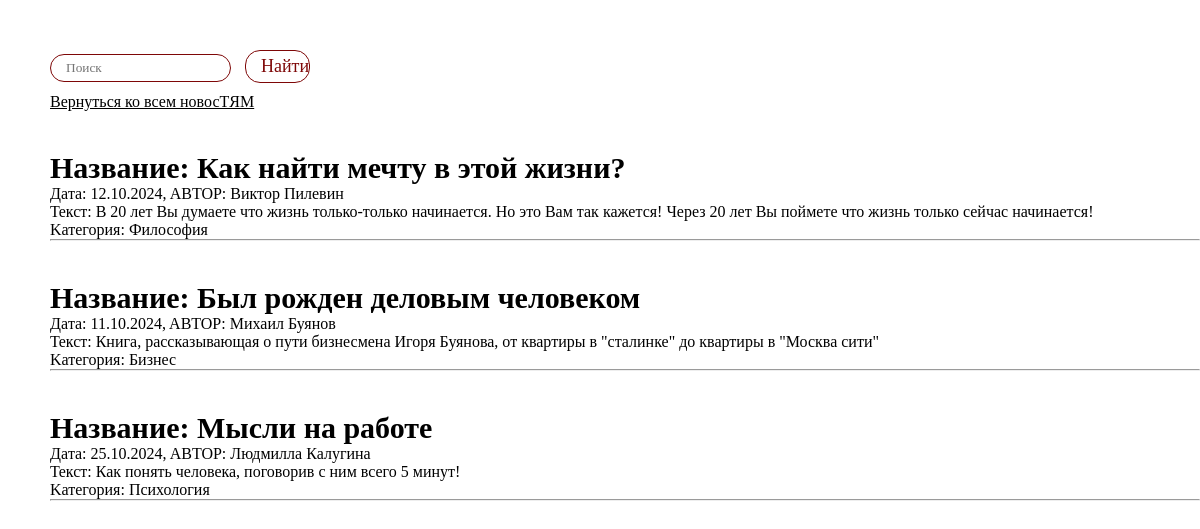
Screenshot of /search.php with the database file from the repository.
### tables this page shows
CREATE TABLE `book` (
  `id` int(10) NOT NULL,
  `name` varchar(255) NOT NULL,
  `text` varchar(255) NOT NULL,
  `date` varchar(255) NOT NULL,
  `author` varchar(255) NOT NULL,
  `id_category` int(10) NOT NULL
);

CREATE TABLE `book_id` (
  `id` int(10) NOT NULL,
  `name` varchar(255) NOT NULL
);

### search.php (the view, shortened to what this page needs)
<?
global $connect;
?>
<!DOCTYPE html>
<html lang="en">
<head>
    <link rel="stylesheet" href="sty.css">
</head>
<body>
    <div class="POISK">
    <form action="" method="POST" class="search" name="search">
    <input type="text" name="name" placeholder="Поиск">
    <input class="filter" type="submit" name="search" value="Найти">
</form>
<?
if(isset($_POST['search'])){
$text=$_POST['name'];
$dopSql= "WHERE `name` LIKE '%" . $text . "%' ";
$sql = "SELECT * FROM `book` $dopSql";
$result = $connect->query($sql);
}else{
    $dopSql="";
}
$sql = "SELECT * FROM `book` $dopSql";
$res_error = $connect->query($sql)->fetchColumn();
if ($res_error == 0){ ?>
<р>По вашему запросу новостей не найдено! <a href="?page=search">Вернуться ко всем новостям</a></p>
<? } else{ ?>
 <a class="under" href="ind.php">Вернуться ко всем новосTЯM</a>
<?}
if($result = $connect->query($sql)){
    foreach ($result as $news) {
        $id_category= $news['id_category'];
        $sql = "SELECT * FROM `book_id` WHERE `id`='$id_category'";
        $result_cat= $connect->query($sql)->fetch(2);
        ?>
        <div class="news_block">
        <h6 class="name">Название: <?= $news['name']?></h6>
        <p> Дaтa: <?= $news['date']?>, ABTOP: <?= $news['author'] ?>  </p>
        </div>
        <p class="text"> Teкст: <?= $news['text'] ?></p>
        <p class="text"> Kатегория: <?= $result_cat['name'] ?></p>
        <hr>
        <? }
} ?>
    </div>
</body>
</html>

### sty.css (style rules this page uses)
* { margin: 0; padding: 0; box-sizing: border-box; color: black; font-family: 'Times New Roman', Times, serif; transition: .5s; text-decoration: none; }
.under { text-decoration: underline; }
h6 { padding-top: 40px; font-size: 30px; }
.filter { margin: 10px; font-size: 18px; background-color: white; color: #7E0707; padding: 1px 10px; border: 1px solid #7E0707; }
.POISK { margin-top: 40px; margin-left: 50px; }
.search input { border-radius: 15px; padding: 5px 0 5px 15px; border: 1px solid #7E0707; }

### rows the page displays
book: name "Как найти мечту в этой жизни?", date "12.10.2024", author "Виктор Пилевин", text "В 20 лет Вы думаете что жизнь только-только начинается. Но это Вам так кажется! Через 20 лет Вы поймете что жизнь только сейчас начинается!", id_category.name "Философия"
book: name "Был рожден деловым человеком", date "11.10.2024", author "Михаил Буянов", text "Книга, рассказывающая о пути бизнесмена Игоря Буянова, от квартиры в \"сталинке\" до квартиры в \"Москва сити\"", id_category.name "Бизнес"
book: name "Мысли на работе", date "25.10.2024", author "Людмилла Калугина", text "Как понять человека, поговорив с ним всего 5 минут!", id_category.name "Психология"
